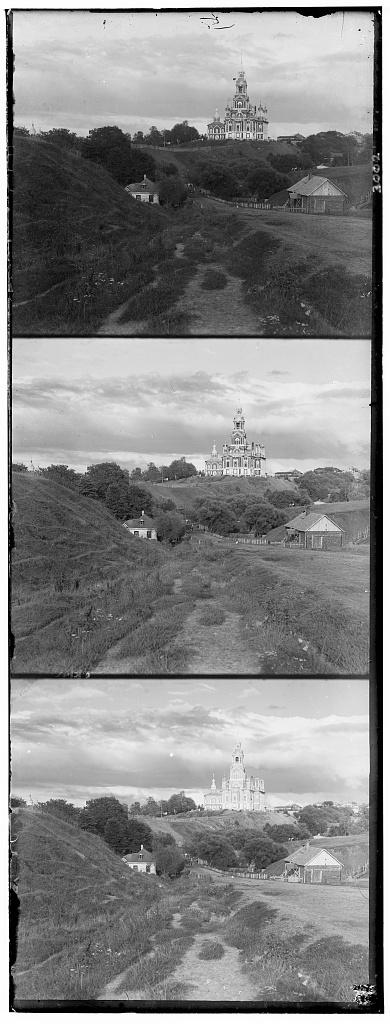
#> input picture 1/media/cathedral.jpg, 390 x 1024 px
$ jupyter execute --allow-errors colorize_main.ipynb   (text cells are left out)
#> lines starting #> are read from the running program, lines starting #| are printed output that depends on the picture; after the words box and inside, x2 and y2 are one past the last pixel; in counts of white or black regions, pixels touching at a corner belong together; pictures that were not available may be replaced by others from this repository, and a replacement may not be noted
[cell 1]
import numpy as np
import skimage as sk
import skimage.io as skio

# [14 lines left out: function get_channels, not called in this run]


def euclidean_metric(im1, im2):
    return np.sqrt(np.sum((im1 - im2)**2))


# [75 lines left out: functions ncc_metric, zncc_metric, align_and_stack, align, not called in this run]

[cell 2]
import numpy as np
import skimage as sk
import skimage.io as skio

# ---------------------------
# I/O
# ---------------------------
def get_channels(input_img):
    im = skio.imread(input_img)
    im = sk.img_as_float(im)

    # compute the height of each part (just 1/3 of total)
    height = np.floor(im.shape[0] / 3.0).astype(int)

    # separate color channels (top=blue, mid=green, bottom=red)
    b = im[:height]
    g = im[height: 2*height]
    r = im[2*height: 3*height]
    return b, g, r

# ---------------------------
# Metrics
# ---------------------------
# [24 lines left out: functions euclidean_metric, ncc_metric, zncc_metric, not called in this run]

# ---------------------------
# Masks (border + no-wrap)
# ---------------------------
def _central_mask(shape, frac=0.15, min_px=1):
    """
    True only in the central box after cropping a 'frac' border on all sides.
    If frac==0, use all pixels.
    """
    H, W = shape[:2]
    if frac <= 0:
        return np.ones((H, W), dtype=bool)
    by = max(min_px, int(frac * H))
    bx = max(min_px, int(frac * W))
    m = np.zeros((H, W), dtype=bool)
    if (H - 2*by) > 0 and (W - 2*bx) > 0:
        m[by:H-by, bx:W-bx] = True
    return m

def _valid_mask(shape, dy, dx):
    """
    Mask that removes wrapped bands introduced by np.roll(dy, dx).
    True = valid overlap (not wrapped).
    """
    H, W = shape[:2]
    m = np.ones((H, W), dtype=bool)
    if dy > 0:  m[:dy, :] = False       # top wrapped-in
    if dy < 0:  m[dy:, :] = False       # bottom wrapped-in
    if dx > 0:  m[:, :dx] = False       # left wrapped-in
    if dx < 0:  m[:, dx:] = False       # right wrapped-in
    return m

# ---------------------------
# Alignment core
# ---------------------------
def align(im1, im2, metric, disp_window, margin_frac=0.0):
    """
    Exhaustive search over integer (dy, dx) in disp_window.
    Scores only the central region (margin_frac cropped) and ignores roll-wrapped bands.
    For 'euclidean', minimizes SSD on the valid region (no sqrt).
    Returns: (aligned_im2, [dy, dx])
    """
    best = np.inf if metric == 'euclidean' else -np.inf
    shift = [0, 0]

    # Precompute central mask (15% for low-res if requested; all-True if margin_frac==0)
    base_mask = _central_mask(im1.shape, frac=margin_frac)

    lo, hi = disp_window[0], disp_window[-1]
    for dy in range(lo, hi + 1):          # rows (axis=0)
        for dx in range(lo, hi + 1):      # cols (axis=1)
            im2_r = np.roll(im2, shift=(dy, dx), axis=(0, 1))
            # combine central crop with valid (no-wrap) mask
            mask = base_mask & _valid_mask(im1.shape, dy, dx)
            if mask.sum() == 0:
                continue

            if metric == 'euclidean':
                # SSD on overlap only
                diff = (im1 - im2_r)[mask].astype(np.float32)
                err = float(np.sum(diff * diff))  # minimize
                if err < best:
                    best = err; shift = [dy, dx]

            elif metric == 'ncc':
                a = im1[mask].astype(np.float32); b = im2_r[mask].astype(np.float32)
                na = np.linalg.norm(a); nb = np.linalg.norm(b)
                err = 0.0 if (na == 0 or nb == 0) else float(np.dot(a/na, b/nb))  # maximize
                if err > best:
                    best = err; shift = [dy, dx]

            elif metric == 'zncc':
                a = im1[mask].astype(np.float32); b = im2_r[mask].astype(np.float32)
                a = a - a.mean(); b = b - b.mean()
                na = np.linalg.norm(a); nb = np.linalg.norm(b)
                err = 0.0 if (na == 0 or nb == 0) else float(np.dot(a, b) / (na * nb))  # maximize
                if err > best:
                    best = err; shift = [dy, dx]

            else:
                raise ValueError("metric must be one of {'euclidean','ncc','zncc'}")

    res = np.roll(im2, shift=(shift[0], shift[1]), axis=(0, 1))
    return res, shift

# ---------------------------
# Driver that keeps output order = RGB, regardless of reference
# ---------------------------
def align_and_stack(im1, im2, im3, metric='euclidean', alignment_ch='blue', disp_window=[-15,15]):
    """
    im1, im2, im3 are the blue, green, red plates in that order (as returned by get_channels).
    Aligns G and R to the chosen reference ('blue' by default), then returns an RGB image (R,G,B).
    For low-res images (width <= 500 px), a 15% border margin is ignored during scoring.
    """
    # Choose margin only for low-res (≤ 500 px wide)
    width = im1.shape[1]
    margin_frac = 0.15 if width <= 500 else 0.0

    # Map reference
    # im1=b, im2=g, im3=r by convention from get_channels
    ref = {'blue': im1, 'green': im2, 'red': im3}[alignment_ch]

    if alignment_ch == 'blue':
        g_aligned, shift_g = align(ref, im2, metric, disp_window, margin_frac=margin_frac)
        r_aligned, shift_r = align(ref, im3, metric, disp_window, margin_frac=margin_frac)
        rgb = np.dstack([r_aligned, g_aligned, ref])
        shifts = {'g': shift_g, 'r': shift_r}

    elif alignment_ch == 'green':
        b_aligned, shift_b = align(ref, im1, metric, disp_window, margin_frac=margin_frac)
        r_aligned, shift_r = align(ref, im3, metric, disp_window, margin_frac=margin_frac)
        rgb = np.dstack([r_aligned, ref, b_aligned])
        shifts = {'b': shift_b, 'r': shift_r}

    else:  # 'red'
        b_aligned, shift_b = align(ref, im1, metric, disp_window, margin_frac=margin_frac)
        g_aligned, shift_g = align(ref, im2, metric, disp_window, margin_frac=margin_frac)
        rgb = np.dstack([ref, g_aligned, b_aligned])
        shifts = {'b': shift_b, 'g': shift_g}

    return rgb, shifts

[cell 3]
imfolder = './media/'
imname = 'cathedral.jpg'
b, g, r = get_channels(imfolder + imname)
#> in get_channels, im is the input picture: shape (1024, 390); min 0, max 255, mean 133.7
#> in get_channels, `r = im[2*height: 3*height]`:
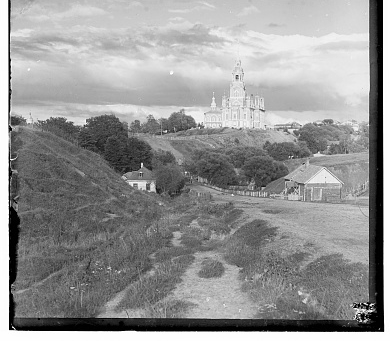
#> r: shape (341, 390) float64; min 0, max 1, mean 0.584

# Minimize SSD with 15% margin for low-res:
colorized_b, shifts_b = align_and_stack(b, g, r, alignment_ch='blue', metric='euclidean')
#> after the loop in align, `for dy in range(lo, hi + 1):`: best = 1369.2; shift = [5, 2]
#> call 2 of align, with metric = 'euclidean', margin_frac = 0.15
#> in align (call 2), `base_mask = _central_mask(im1.shape, frac=margin_frac)`:
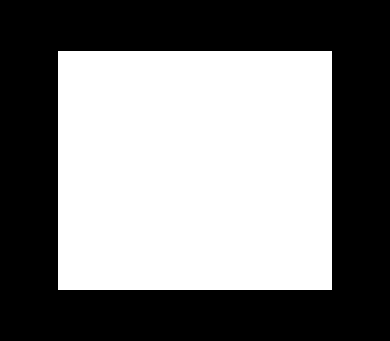
#> base_mask: shape (341, 390) bool; 49.2% white; 1 white region, box (x1, y1, x2, y2) and area: (58, 51, 332, 290) 65486
#> after the loop in align (call 2), `for dy in range(lo, hi + 1):`: best = 2850.5; shift = [12, 3]
#> in align_and_stack, `rgb = np.dstack([r_aligned, g_aligned, ref])`:
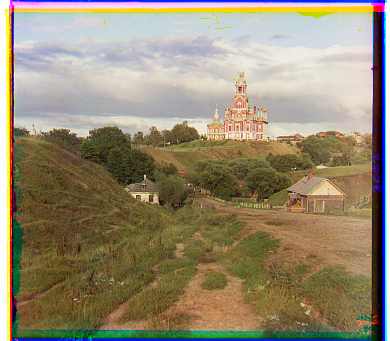
#> rgb: shape (341, 390, 3) float64; mean of channels 0, 1, 2 0.584, 0.54, 0.447; drawn as R, G, B
#> in align_and_stack, `shifts = {'g': shift_g, 'r': shift_r}`: shifts = {'g': [5, 2], 'r': [12, 3]}
#> shifts_b = {'g': [5, 2], 'r': [12, 3]}
colorized_g, shifts_g = align_and_stack(b, g, r, alignment_ch='green', metric='euclidean')
#> call 2 of align_and_stack, with metric = 'euclidean', alignment_ch = 'green'
#> in align_and_stack (call 2), `b_aligned, shift_b = align(ref, im1, metric, disp_window, margin_frac=..`: shift_b = [-5, -2]
#> in align_and_stack (call 2), `r_aligned, shift_r = align(ref, im3, metric, disp_window, margin_frac=..`: shift_r = [7, 1]
#> in align_and_stack (call 2), `rgb = np.dstack([r_aligned, ref, b_aligned])`:
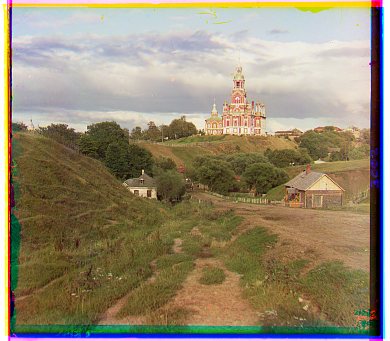
#> rgb: shape (341, 390, 3) float64; mean of channels 0, 1, 2 0.584, 0.54, 0.447; drawn as R, G, B
#> in align_and_stack (call 2), `shifts = {'b': shift_b, 'r': shift_r}`: shifts = {'b': [-5, -2], 'r': [7, 1]}
#> shifts_g = {'b': [-5, -2], 'r': [7, 1]}
colorized_r, shifts_r = align_and_stack(b, g, r, alignment_ch='red', metric='euclidean')
#> call 3 of align_and_stack, with metric = 'euclidean', alignment_ch = 'red'
#> after the loop in align (call 5), `for dy in range(lo, hi + 1):`: best = 3147.8; shift = [-12, -3]
#> in align (call 5), `res = np.roll(im2, shift=(shift[0], shift[1]), axis=(0, 1))`:
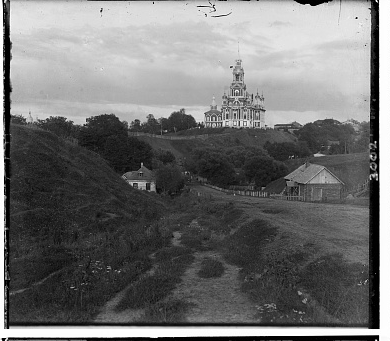
#> res: shape (341, 390) float64; min 0, max 1, mean 0.447
#> after the loop in align (call 6), `for dy in range(lo, hi + 1):`: best = 574.2; shift = [-7, -1]
#> in align (call 6), `res = np.roll(im2, shift=(shift[0], shift[1]), axis=(0, 1))`:
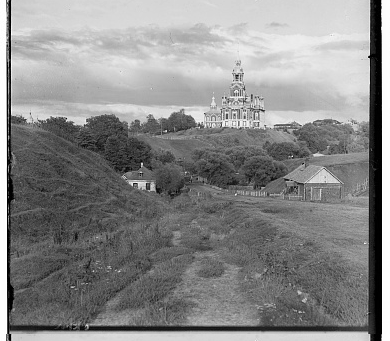
#> res: shape (341, 390) float64; min 0, max 1, mean 0.54
#> in align_and_stack (call 3), `rgb = np.dstack([ref, g_aligned, b_aligned])`:
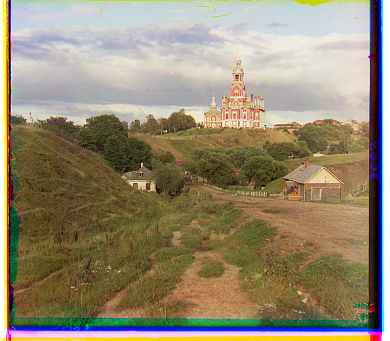
#> rgb: shape (341, 390, 3) float64; mean of channels 0, 1, 2 0.584, 0.54, 0.447; drawn as R, G, B
#> in align_and_stack (call 3), `shifts = {'b': shift_b, 'g': shift_g}`: shifts = {'b': [-12, -3], 'g': [-7, -1]}
#> shifts_r = {'b': [-12, -3], 'g': [-7, -1]}

print("blue shifts", shifts_b)
#| blue shifts {'g': [5, 2], 'r': [12, 3]}
print("green shifts", shifts_g)
#| green shifts {'b': [-5, -2], 'r': [7, 1]}
print("red shifts", shifts_r)
#| red shifts {'b': [-12, -3], 'g': [-7, -1]}

[cell 4]
import matplotlib.pyplot as plt

fig, axes = plt.subplots(1, 3, figsize=(15, 5))
imgs = [colorized_b, colorized_g, colorized_r]
titles = ["Colorized (ref = blue)", "Colorized (ref = green)", "Colorized (ref = red)"]

for ax, img, title in zip(axes, imgs, titles):
    ax.imshow(np.clip(img, 0, 1))
    ax.set_title(title)
    ax.axis("off")
#> this loop made 3 passes
#> title on passes 1 to 3: 'Colorized (ref = blue)', 'Colorized (ref = green)', 'Colorized (ref = red)'

plt.tight_layout()
plt.show()

[cell 5]
# --- NEW: robust score image = gradient magnitude ---
# [4 lines left out: function _grad_mag, not called in this run]

# (tweak) margin chosen against the *smaller* dimension so it’s not too tiny
def _choose_margin_frac(shape, disp_window, min_frac=0.10, max_frac=0.25, safety_px=4):
    H, W = shape[:2]
    max_disp = max(abs(disp_window[0]), abs(disp_window[-1]))
    margin_px = max_disp + safety_px
    frac = margin_px / float(min(H, W))   # was max(H,W) before; this yields a safer crop
    return float(np.clip(frac, min_frac, max_frac))

# (tweak) allow bigger shifts on huge plates
def _auto_max_disp(shape, base_min=40, frac=0.12, cap=900):
    H, W = shape[:2]
    guess = int(max(base_min, frac * min(H, W)))
    return int(min(guess, cap))
# [50 lines left out: function _align_window, not called in this run]


def align_pyramid(im1, im2, metric='euclidean', base_window=None,
                  scale=0.5, min_size=256, max_levels=7, refine_radius=8,
                  margin_frac=None, score='grad'):
    if base_window is None:
        max_disp   = _auto_max_disp(im1.shape)     # larger, adaptive
        base_window = (-max_disp, max_disp)
    base_radius = max(abs(base_window[0]), abs(base_window[-1]))

    if margin_frac is None:
        margin_frac = _choose_margin_frac(im1.shape, base_window)

    pyr1 = _build_pyramid(im1, scale=scale, min_size=min_size, max_levels=max_levels)
    pyr2 = _build_pyramid(im2, scale=scale, min_size=min_size, max_levels=max_levels)
    L = min(len(pyr1), len(pyr2)); pyr1 = pyr1[:L]; pyr2 = pyr2[:L]
    k = L - 1

    coarse_radius = max(1, int(np.ceil(base_radius * (scale ** k))))
    _, shift_k = _align_window(pyr1[k], pyr2[k], metric, cy=0, cx=0,
                               radius=coarse_radius, margin_frac=margin_frac, score=score)

    for level in range(k - 1, -1, -1):
        guess_y = int(round(shift_k[0] / scale))
        guess_x = int(round(shift_k[1] / scale))
        _, shift_k = _align_window(pyr1[level], pyr2[level], metric,
                                   cy=guess_y, cx=guess_x,
                                   radius=max(3, refine_radius),
                                   margin_frac=margin_frac, score=score)

    aligned = np.roll(im2, shift=(shift_k[0], shift_k[1]), axis=(0, 1))
    return aligned, shift_k


def align_and_stack_pyramid(b, g, r, metric='euclidean', alignment_ch='blue',
                            base_window=None, scale=0.5, min_size=256,
                            max_levels=7, refine_radius=8, score='grad'):
    ref_map = {'blue': b, 'green': g, 'red': r}
    ref = ref_map[alignment_ch]

    if alignment_ch == 'blue':
        g_aligned, s_g = align_pyramid(ref, g, metric, base_window, scale, min_size, max_levels, refine_radius, score=score)
        r_aligned, s_r = align_pyramid(ref, r, metric, base_window, scale, min_size, max_levels, refine_radius, score=score)
        rgb = np.dstack([r_aligned, g_aligned, ref]); shifts = {'g': s_g, 'r': s_r}
    elif alignment_ch == 'green':
        b_aligned, s_b = align_pyramid(ref, b, metric, base_window, scale, min_size, max_levels, refine_radius, score=score)
        r_aligned, s_r = align_pyramid(ref, r, metric, base_window, scale, min_size, max_levels, refine_radius, score=score)
        rgb = np.dstack([r_aligned, ref, b_aligned]); shifts = {'b': s_b, 'r': s_r}
    else:
        b_aligned, s_b = align_pyramid(ref, b, metric, base_window, scale, min_size, max_levels, refine_radius, score=score)
        g_aligned, s_g = align_pyramid(ref, g, metric, base_window, scale, min_size, max_levels, refine_radius, score=score)
        rgb = np.dstack([ref, g_aligned, b_aligned]); shifts = {'b': s_b, 'g': s_g}

    return rgb, shifts

[cell 6]
imfolder = './media/'
imname = 'church.tif'  # or any large scan

b, g, r = get_channels(imfolder + imname)
#> call 2 of get_channels, with input_img = './media/church.tif'
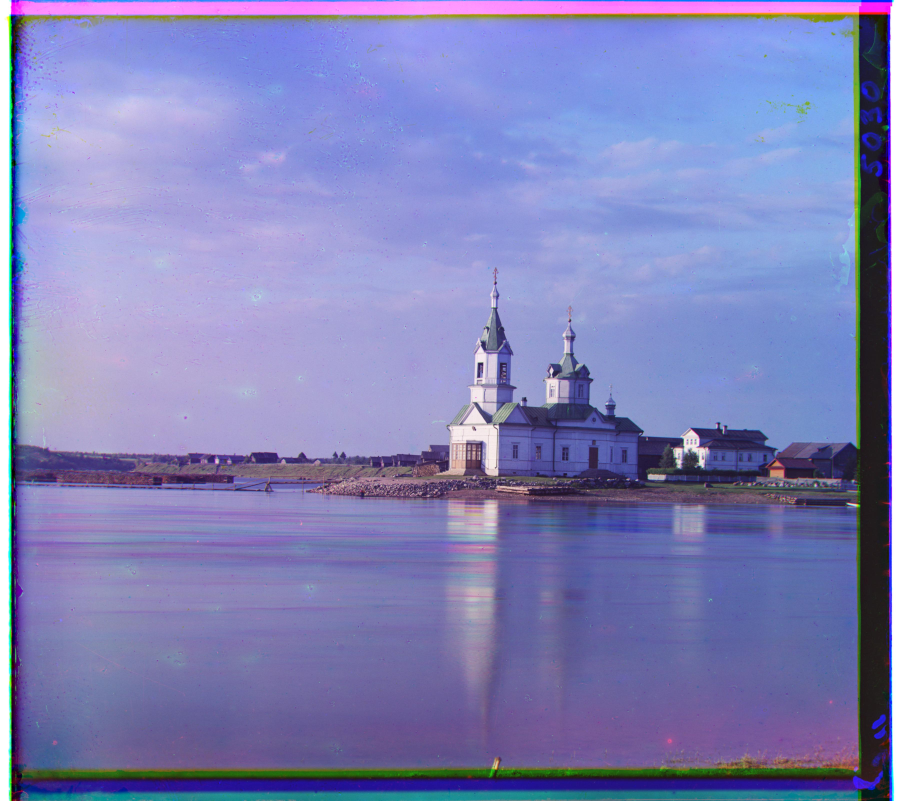
#> input picture 1/out/church.jpg, 3634 x 3202 px, given in place of church.tif, which was not available (shown at 1/4 size)
#> in get_channels, im is the input picture: shape (3202, 3634, 3); mean R, G, B 129.1, 131, 184
#> in get_channels (call 2), `height = np.floor(im.shape[0] / 3.0).astype(int)`: height = 1067

# SSD (euclidean) is minimized; for brightness robustness use metric='zncc'
#> (the rest of this cell did not finish here and is left out)

#> in align_pyramid, `max_disp   = _auto_max_disp(im1.shape)`: max_disp = 128
#> in align_pyramid, `base_window = (-max_disp, max_disp)`: base_window = (-128, 128)
#> in align_pyramid, `base_radius = max(abs(base_window[0]), abs(base_window[-1]))`: base_radius = 128
#> in _choose_margin_frac, `margin_px = max_disp + safety_px`: margin_px = 132
#> in _choose_margin_frac, `frac = margin_px / float(min(H, W))`: frac = 0.124


print(shifts)

#> (a cell that did not finish here is left out)

[cell 8]
im = skio.imread(imfolder + imname)
im = sk.img_as_float(im)

# compute the height of each part (just 1/3 of total)
height = np.floor(im.shape[0] / 3.0).astype(int)
#> height = 1067

# separate color channels
b = im[:height]
g_raw = im[height: 2*height]
r_raw = im[2*height: 3*height]

g = np.roll(g_raw, shift=(5, 2), axis=(0, 1))
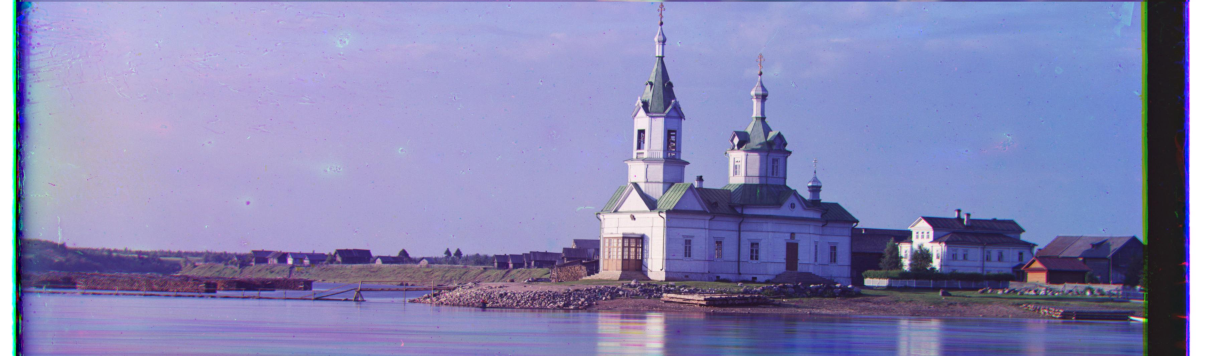
#> g: shape (1067, 3634, 3) float64 (shown at 1/3 size); mean R, G, B 0.533, 0.531, 0.71
r = np.roll(r_raw, shift=(12, 3), axis=(0, 1))
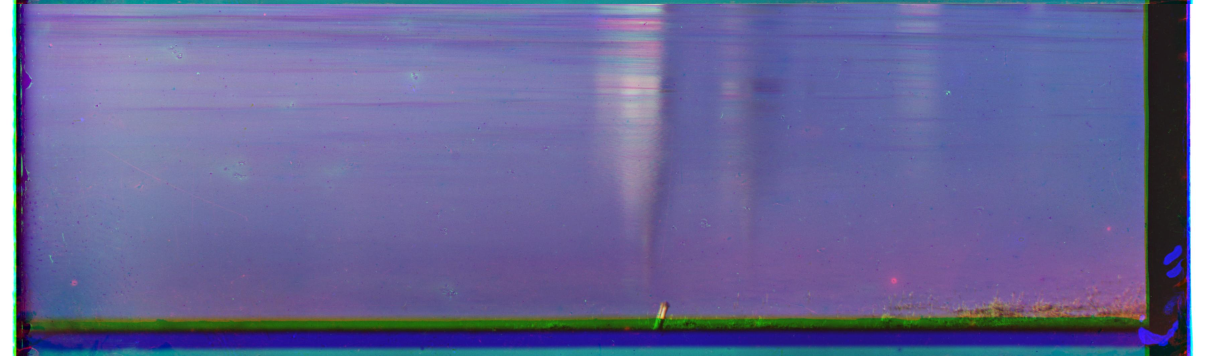
#> r: shape (1067, 3634, 3) float64 (shown at 1/3 size); mean R, G, B 0.41, 0.406, 0.6

out = np.dstack([r, g, b])
#> (the rest of this cell did not finish here and is left out)
